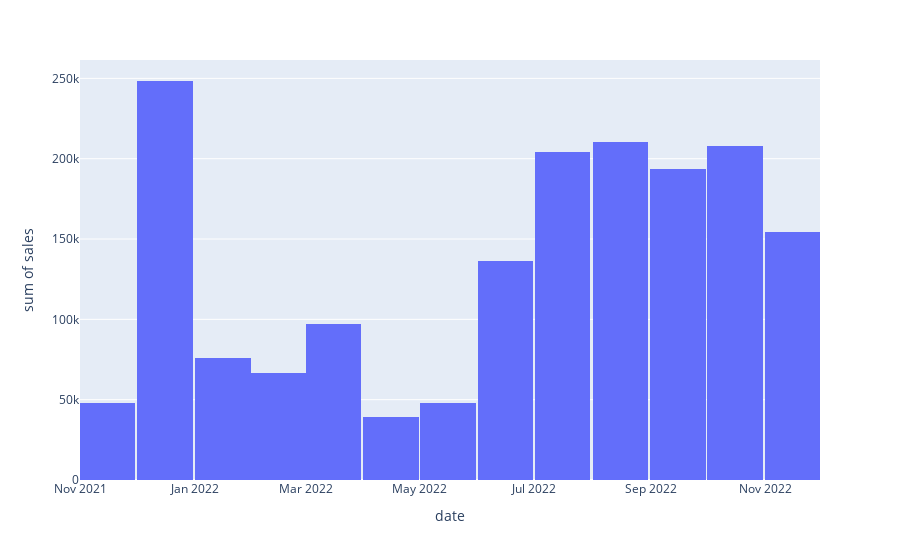

Notebook code cell kept with this figure:
### Code cell
px.histogram(data.groupby('date')['sales'].sum().reset_index(), x='date', y='sales')

### Figure 1 — Plotly figure (JSON) as saved in the notebook; plotly's stock layout.template omitted (floating-point values rounded to 4 significant figures; data arrays with more than 128 entries replaced by an {"elided": "..."} marker saying what was removed)
{"data": [{"alignmentgroup": "True", "bingroup": "x", "histfunc": "sum", "hovertemplate": "date=%{x}<br>sum of sales=%{y}<extra></extra>", "legendgroup": "", "marker": {"color": "#636efa", "pattern": {"shape": ""}}, "name": "", "offsetgroup": "", "orientation": "v", "showlegend": false, "type": "histogram", "x": {"elided": "365 str values"}, "xaxis": "x", "y": {"elided": "365 int values"}, "yaxis": "y"}], "layout": {"autosize": true, "barmode": "relative", "legend": {"tracegroupgap": 0}, "margin": {"t": 60}, "xaxis": {"anchor": "y", "autorange": true, "domain": [0, 1], "range": ["2021-10-31 18:00", "2022-11-30 06:00"], "title": {"text": "date"}, "type": "date"}, "yaxis": {"anchor": "x", "autorange": true, "domain": [0, 1], "range": [0, 261400.0], "title": {"text": "sum of sales"}, "type": "linear"}}}
